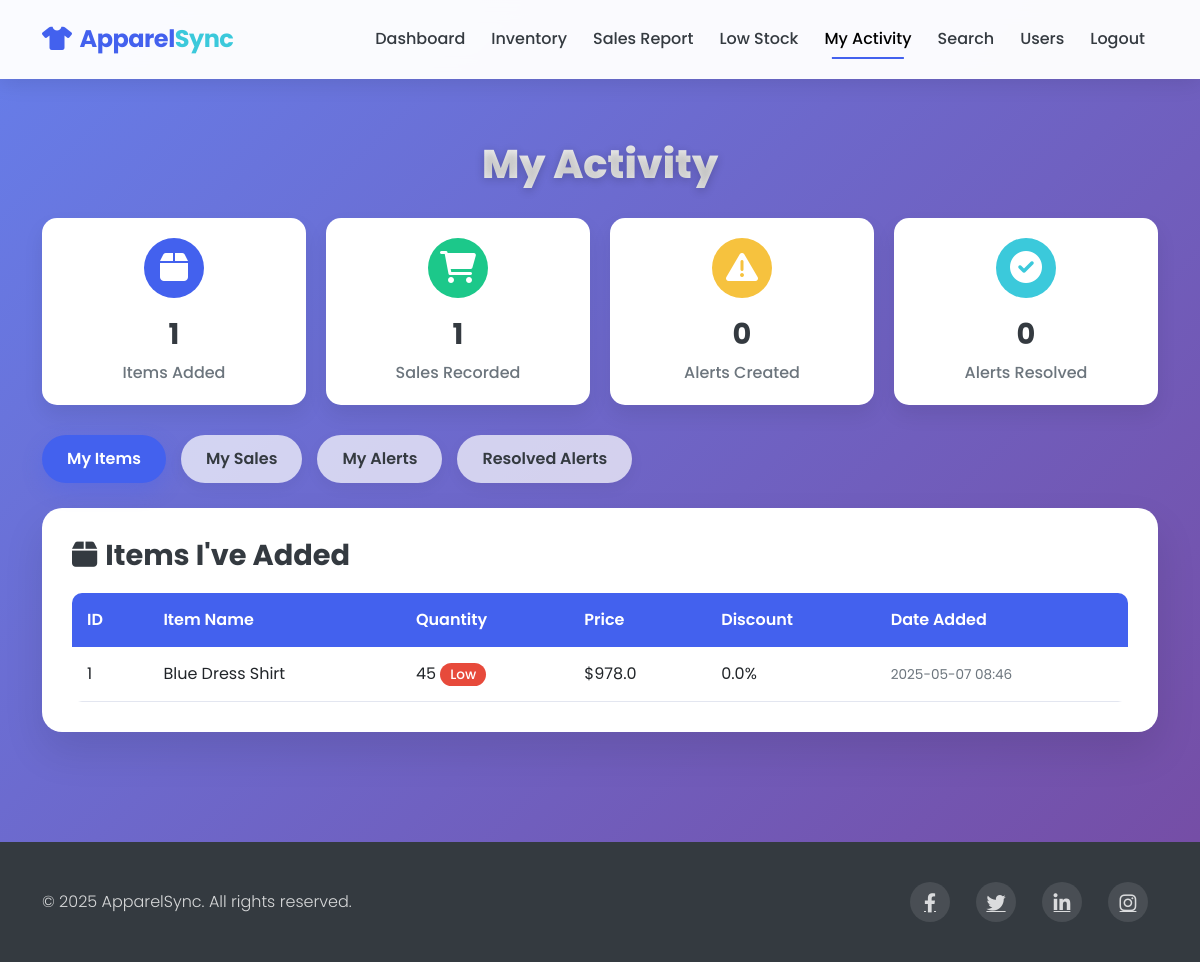
The page /dashboard/my_activity (signed in) on the database its author committed.
### models.py (models this page shows)
class InventoryItem(db.Model):
    id = db.Column(db.Integer, primary_key=True)
    item_name = db.Column(db.String(100), nullable=False)
    quantity = db.Column(db.Integer, nullable=False)
    price = db.Column(db.Float, nullable=False)
    discount = db.Column(db.Float, default=0.0)
    created_at = db.Column(db.DateTime, nullable=False, default=datetime.utcnow)
    last_updated = db.Column(db.DateTime, nullable=False, default=datetime.utcnow, onupdate=datetime.utcnow)
    user_id = db.Column(db.Integer, db.ForeignKey('user.id'), nullable=False)
    sales = db.relationship('Sale', backref='item', lazy=True)
    low_stock_alerts = db.relationship('LowStock', backref='item', lazy=True)

### routes.py (the view)
@app.route('/dashboard/my_activity', methods=['GET'])
@login_required
def my_activity():
    user_items = InventoryItem.query.filter_by(user_id=current_user.id).all()
    user_sales = Sale.query.filter_by(user_id=current_user.id).all()
    user_alerts = LowStock.query.filter_by(user_id=current_user.id).all()
    resolved_alerts = LowStock.query.filter_by(resolved_by=current_user.id).all()
    return render_template(
        'my_activity.html',
        items=user_items,
        sales=user_sales,
        alerts=user_alerts,
        resolved_alerts=resolved_alerts
    )

### app.py (called while the page is built)
@login_manager.user_loader
def load_user(user_id):
    return User.query.get(int(user_id))

### templates/my_activity.html (shortened to what this page needs)
<!DOCTYPE html>
<html lang="en">
<head>
    <link href="https://cdn.jsdelivr.net/npm/bootstrap@5.3.0-alpha1/dist/css/bootstrap.min.css" rel="stylesheet">
    <link rel="stylesheet" href="https://cdnjs.cloudflare.com/ajax/libs/font-awesome/6.0.0/css/all.min.css">
</head>
<body>
    <nav class="navbar navbar-expand-lg navbar-light py-3 fixed-top">
        <div class="container">
            <a class="navbar-brand" href="/"><i class="fas fa-tshirt me-2"></i>Apparel<span>Sync</span></a>
            <div class="collapse navbar-collapse" id="navbarNav">
                <ul class="navbar-nav ms-auto">
                    <li class="nav-item">
                        <a class="nav-link" href="/dashboard">Dashboard</a>
                    </li>
                    <li class="nav-item">
                        <a class="nav-link" href="/dashboard/view_inventory">Inventory</a>
                    </li>
                    <li class="nav-item">
                        <a class="nav-link" href="/dashboard/sales_report">Sales Report</a>
                    </li>
                    <li class="nav-item">
                        <a class="nav-link" href="/dashboard/low_stock">Low Stock</a>
                    </li>
                    <li class="nav-item">
                        <a class="nav-link active" href="/dashboard/my_activity">My Activity</a>
                    </li>
                    <li class="nav-item">
                        <a class="nav-link" href="/dashboard/search">Search</a>
                    </li>
                    <li class="nav-item">
                        <a class="nav-link" href="/dashboard/users">Users</a>
                    </li>
                    <li class="nav-item">
                        <a class="nav-link" href="/logout">Logout</a>
                    </li>
                </ul>            </div>
        </div>
    </nav>
    <section class="content-section">
        <div class="container">
            <h1 class="page-title">My Activity</h1>
            <div class="stats-overview">
                <div class="stat-card">
                    <div class="stat-icon icon-items">
                        <i class="fas fa-box"></i>
                    </div>
                    <div class="stat-number">{{ items|length }}</div>
                    <div class="stat-label">Items Added</div>
                </div>
                <div class="stat-card">
                    <div class="stat-icon icon-sales">
                        <i class="fas fa-shopping-cart"></i>
                    </div>
                    <div class="stat-number">{{ sales|length }}</div>
                    <div class="stat-label">Sales Recorded</div>
                </div>
                <div class="stat-card">
                    <div class="stat-icon icon-alerts">
                        <i class="fas fa-exclamation-triangle"></i>
                    </div>
                    <div class="stat-number">{{ alerts|length }}</div>
                    <div class="stat-label">Alerts Created</div>
                </div>
                <div class="stat-card">
                    <div class="stat-icon icon-resolved">
                        <i class="fas fa-check-circle"></i>
                    </div>
                    <div class="stat-number">{{ resolved_alerts|length }}</div>
                    <div class="stat-label">Alerts Resolved</div>
                </div>
            </div>
            <div class="tab-buttons">
                <button class="tab-btn active" data-tab="items">My Items</button>
                <button class="tab-btn" data-tab="sales">My Sales</button>
                <button class="tab-btn" data-tab="alerts">My Alerts</button>
                <button class="tab-btn" data-tab="resolved">Resolved Alerts</button>
            </div>
            <div id="items-tab" class="tab-content active">
                <div class="activity-card">
                    <h3><i class="fas fa-box me-2"></i>Items I've Added</h3>
                    <div class="table-responsive">
                        <table class="activity-table">
                            <thead>
                                <tr>
                                    <th>ID</th>
                                    <th>Item Name</th>
                                    <th>Quantity</th>
                                    <th>Price</th>
                                    <th>Discount</th>
                                    <th>Date Added</th>
                                </tr>
                            </thead>
                            <tbody>
                                {% if items %}
                                    {% for item in items %}
                                        <tr>
                                            <td>{{ item.id }}</td>
                                            <td>{{ item.item_name }}</td>
                                            <td>
                                                {{ item.quantity }}
                                                {% if item.quantity > 100 %}
                                                    <span class="badge badge-stock badge-high">High</span>
                                                {% elif item.quantity > 50 %}
                                                    <span class="badge badge-stock badge-medium">Medium</span>
                                                {% else %}
                                                    <span class="badge badge-stock badge-low">Low</span>
                                                {% endif %}
                                            </td>
                                            <td>${{ item.price | round(2) }}</td>
                                            <td>{{ item.discount | round }}%</td>
                                            <td><span class="timestamp">{{ item.created_at.strftime('%Y-%m-%d %H:%M') }}</span></td>
                                        </tr>
                                    {% endfor %}
                                {% else %}
                                    <tr>
                                        <td colspan="6" class="text-center">No items added yet</td>
                                    </tr>
                                {% endif %}
                            </tbody>
                        </table>
                    </div>
                </div>
            </div>
        </div>
    </section>
    <footer>
        <div class="container">
            <div class="row align-items-center">
                <div class="col-md-6">
                    <p class="copyright mb-0">&copy; 2025 ApparelSync. All rights reserved.</p>
                </div>
                <div class="col-md-6">
                    <div class="social-icons">
                        <a href="#" class="me-3"><i class="fab fa-facebook-f"></i></a>
                        <a href="#" class="me-3"><i class="fab fa-twitter"></i></a>
                        <a href="#" class="me-3"><i class="fab fa-linkedin-in"></i></a>
                        <a href="#"><i class="fab fa-instagram"></i></a>
                    </div>
                </div>
            </div>
        </div>
    </footer>
</body>
</html>

### templates/my_activity.html (style rules this page uses)
:root { --primary-color: #4361ee; --secondary-color: #f8f9fc; --accent-color: #3bc9db; --dark-color: #343a40; --light-color: #f8f9fc; --gradient-start: #667eea; --gradient-end: #764ba2; --danger-color: #e74a3b; --success-color: #1cc88a; --warning-color: #f6c23e; }
body { background: linear-gradient(135deg, var(--gradient-start) 0%, var(--gradient-end) 100%); min-height: 100vh; font-family: 'Poppins', sans-serif; }
.navbar { background-color: rgba(255, 255, 255, 0.97); backdrop-filter: blur(10px); box-shadow: 0 4px 20px rgba(0, 0, 0, 0.1); padding: 15px 0; border-bottom: 1px solid rgba(255, 255, 255, 0.1); }
.navbar-brand { font-weight: 700; color: var(--primary-color); font-size: 1.5rem; letter-spacing: -0.5px; }
.navbar-brand span { color: var(--accent-color); }
.nav-link { font-weight: 500; color: var(--dark-color); position: relative; padding: 8px 15px; margin: 0 5px; transition: all 0.3s ease; }
.nav-link::after { content: ''; position: absolute; width: 0; height: 2px; background: var(--primary-color); bottom: 0; left: 50%; transform: translateX(-50%); transition: width 0.3s ease; }
.nav-link.active::after { width: 70%; }
.content-section { padding: 140px 0 80px; }
.page-title { color: white; font-weight: 800; text-shadow: 0 2px 10px rgba(0, 0, 0, 0.2); margin-bottom: 30px; text-align: center; font-size: 2.5rem; background: linear-gradient(to right, #ffffff, #e0e0e0); -webkit-background-clip: text; background-clip: text; color: transparent; }
.activity-card { background-color: white; border-radius: 20px; padding: 30px; box-shadow: 0 20px 40px rgba(0, 0, 0, 0.1); border: none; margin-bottom: 30px; }
.activity-card h3 { font-weight: 700; color: var(--dark-color); margin-bottom: 20px; font-size: 1.8rem; }
.activity-table { width: 100%; }
.activity-table th { background-color: var(--primary-color); color: white; padding: 15px; font-weight: 600; }
.activity-table td { padding: 15px; vertical-align: middle; }
.activity-table tbody tr { border-bottom: 1px solid #e3e6f0; transition: all 0.3s ease; }
.badge-stock { font-size: 0.85rem; padding: 5px 10px; border-radius: 30px; font-weight: 500; }
.badge-low { background-color: var(--danger-color); color: white; }
.table-responsive { overflow-x: auto; border-radius: 10px; }
footer { background-color: #343a40; color: white; padding: 40px 0; }
footer a { color: rgba(255, 255, 255, 0.8); transition: color 0.3s ease; margin: 0 10px; font-size: 1.2rem; }
.copyright { opacity: 0.8; font-weight: 300; }
.social-icons { display: flex; justify-content: flex-end; }
.social-icons a { display: flex; align-items: center; justify-content: center; width: 40px; height: 40px; border-radius: 50%; background: rgba(255, 255, 255, 0.1); transition: all 0.3s ease; }
.stats-overview { display: grid; grid-template-columns: repeat(4, 1fr); gap: 20px; margin-bottom: 30px; }
.stat-card { background: white; border-radius: 15px; padding: 20px; box-shadow: 0 10px 20px rgba(0, 0, 0, 0.08); text-align: center; transition: all 0.3s ease; }
.stat-icon { font-size: 2rem; margin-bottom: 15px; display: inline-block; width: 60px; height: 60px; line-height: 60px; border-radius: 50%; color: white; }
.icon-items { background-color: var(--primary-color); }
.icon-sales { background-color: var(--success-color); }
.icon-alerts { background-color: var(--warning-color); }
.icon-resolved { background-color: var(--accent-color); }
.stat-number { font-size: 1.8rem; font-weight: 700; margin-bottom: 5px; color: var(--dark-color); }
.stat-label { color: #6c757d; font-weight: 500; }
.tab-buttons { display: flex; gap: 15px; margin-bottom: 25px; flex-wrap: wrap; }
.tab-btn { background-color: rgba(255, 255, 255, 0.7); border: none; padding: 12px 25px; border-radius: 30px; font-weight: 600; color: var(--dark-color); transition: all 0.3s ease; cursor: pointer; box-shadow: 0 5px 15px rgba(0, 0, 0, 0.05); }
.tab-btn.active { background-color: var(--primary-color); color: white; box-shadow: 0 8px 20px rgba(67, 97, 238, 0.3); }
.tab-content { display: none; }
.tab-content.active { display: block; animation: fadeIn 0.5s ease; }
.timestamp { font-size: 0.85rem; color: #6c757d; }

### rows shown on the page
InventoryItem: id "1", item_name "Blue Dress Shirt", quantity "45", shows "Low", price "978.0", discount "0.0", created_at "2025-05-07 08:46"

### other values the page prints
{{ items|length }} "1"
{{ sales|length }} "1"
{{ alerts|length }} "0"
{{ resolved_alerts|length }} "0"
